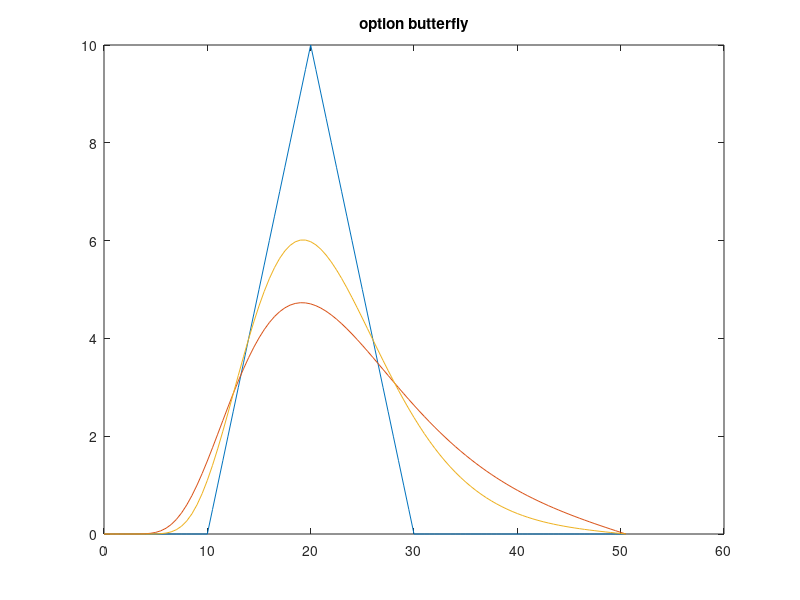
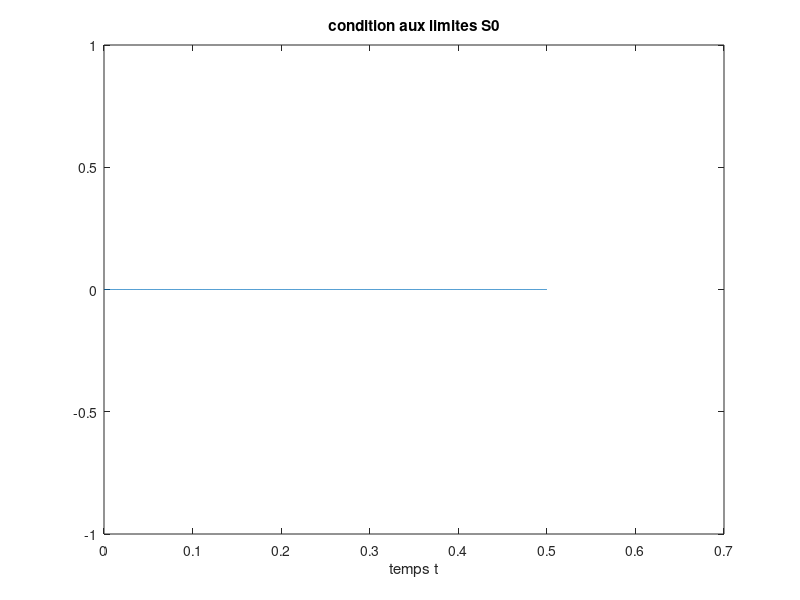
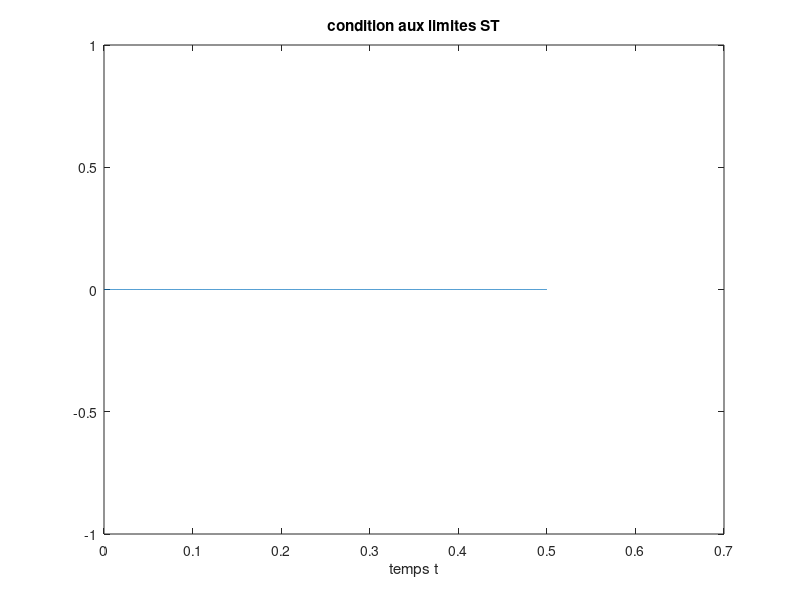
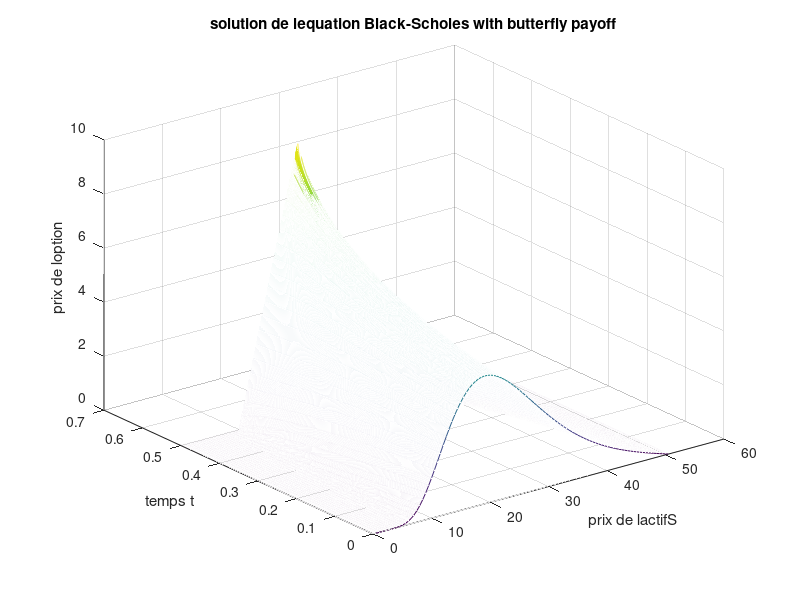

Source code (MATLAB) for these figures, in order:
function [m]= Butterfly()
L=50;
K=10;
T=0.5;
sigma=0.5;
N=99;
M=4999;
Dt=T/(M+1);
Ds=L/(N+1);
t=(1:M+2)*Dt;
S=(1:N+2)*Ds;
S(1)=0;
V=zeros(M+2,N+2);
r=0.1;
for i=1:N+2
    V(M+2,i)=max(S(i)-K,0)+max(S(i)-3*K,0)-2*max(S(i)-2*K,0);
end
   
for k=M+2:-1:2
   for i=2:N+1
    
      V(k-1,i)= V(k,i+1)*Dt*0.5*(sigma^2 *S(i)^2 /(Ds)^2 +r*(S(i))/(Ds)) +V(k,i)*(1-Dt*((sigma^2*S(i)^2 /(Ds)^2)+r))+V(k,i-1)*Dt/2 *((sigma^2*S(i)^2 )/(Ds)^2 -r*S(i)/Ds);
   end
   
 %V(k-1,1)=V(k-1,2);
 %V(k-1,N+2)=V(k-1,N+1)+ Ds;
   
    
end
figure;
plot(S,V(M+2,:));

hold on
plot(S,V(1,:));
hold on
 plot(S,V(T/(2*Dt)+1,:));
 title("option butterfly");
figure;
plot(t,V(:,1));
xlabel("temps t");
title("condition aux limites S0");
figure;
plot(t,V(:,N+2));
xlabel("temps t");
title("condition aux limites ST");


figure;
mesh(S,t,V);
xlabel('prix de lactifS');
ylabel('temps t');
zlabel('prix de loption');
title('solution de lequation Black-Scholes with butterfly payoff');


end